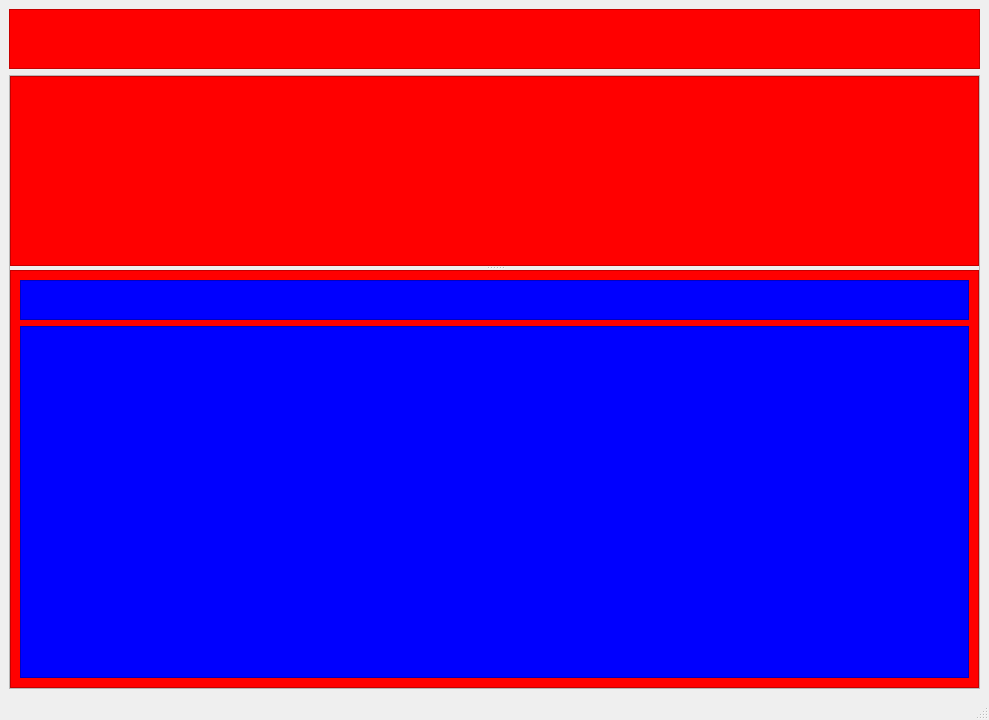
<?xml version="1.0" encoding="UTF-8"?>
<ui version="4.0">
 <class>MainWindow</class>
 <widget class="QMainWindow" name="MainWindow">
  <property name="geometry">
   <rect>
    <x>0</x>
    <y>0</y>
    <width>989</width>
    <height>720</height>
   </rect>
  </property>
  <property name="windowTitle">
   <string>MainWindow</string>
  </property>
  <widget class="QWidget" name="centralwidget">
   <layout class="QVBoxLayout" name="verticalLayout">
    <item>
     <widget class="QFrame" name="header">
      <property name="minimumSize">
       <size>
        <width>0</width>
        <height>60</height>
       </size>
      </property>
      <property name="maximumSize">
       <size>
        <width>16777215</width>
        <height>60</height>
       </size>
      </property>
      <property name="styleSheet">
       <string notr="true">background-color: red;</string>
      </property>
      <property name="frameShape">
       <enum>QFrame::StyledPanel</enum>
      </property>
      <property name="frameShadow">
       <enum>QFrame::Raised</enum>
      </property>
     </widget>
    </item>
    <item>
     <widget class="QFrame" name="frame_2">
      <property name="frameShape">
       <enum>QFrame::StyledPanel</enum>
      </property>
      <property name="frameShadow">
       <enum>QFrame::Raised</enum>
      </property>
      <layout class="QVBoxLayout" name="verticalLayout_2">
       <property name="leftMargin">
        <number>0</number>
       </property>
       <property name="topMargin">
        <number>0</number>
       </property>
       <property name="rightMargin">
        <number>0</number>
       </property>
       <property name="bottomMargin">
        <number>0</number>
       </property>
       <item>
        <widget class="QSplitter" name="splitter">
         <property name="orientation">
          <enum>Qt::Vertical</enum>
         </property>
         <widget class="QFrame" name="frame">
          <property name="styleSheet">
           <string notr="true">background-color: red;</string>
          </property>
          <property name="frameShape">
           <enum>QFrame::StyledPanel</enum>
          </property>
          <property name="frameShadow">
           <enum>QFrame::Raised</enum>
          </property>
         </widget>
         <widget class="QFrame" name="frame_3">
          <property name="styleSheet">
           <string notr="true">background-color: red;</string>
          </property>
          <property name="frameShape">
           <enum>QFrame::StyledPanel</enum>
          </property>
          <property name="frameShadow">
           <enum>QFrame::Raised</enum>
          </property>
          <layout class="QVBoxLayout" name="verticalLayout_3">
           <item>
            <widget class="QFrame" name="frame_4">
             <property name="minimumSize">
              <size>
               <width>0</width>
               <height>40</height>
              </size>
             </property>
             <property name="maximumSize">
              <size>
               <width>16777215</width>
               <height>40</height>
              </size>
             </property>
             <property name="styleSheet">
              <string notr="true">background-color: blue;</string>
             </property>
             <property name="frameShape">
              <enum>QFrame::StyledPanel</enum>
             </property>
             <property name="frameShadow">
              <enum>QFrame::Raised</enum>
             </property>
            </widget>
           </item>
           <item>
            <widget class="QFrame" name="frame_5">
             <property name="styleSheet">
              <string notr="true">background-color: blue;</string>
             </property>
             <property name="frameShape">
              <enum>QFrame::StyledPanel</enum>
             </property>
             <property name="frameShadow">
              <enum>QFrame::Raised</enum>
             </property>
            </widget>
           </item>
          </layout>
         </widget>
        </widget>
       </item>
      </layout>
     </widget>
    </item>
   </layout>
  </widget>
  <widget class="QMenuBar" name="menubar">
   <property name="geometry">
    <rect>
     <x>0</x>
     <y>0</y>
     <width>989</width>
     <height>22</height>
    </rect>
   </property>
  </widget>
  <widget class="QStatusBar" name="statusbar"/>
 </widget>
 <resources/>
 <connections/>
</ui>
